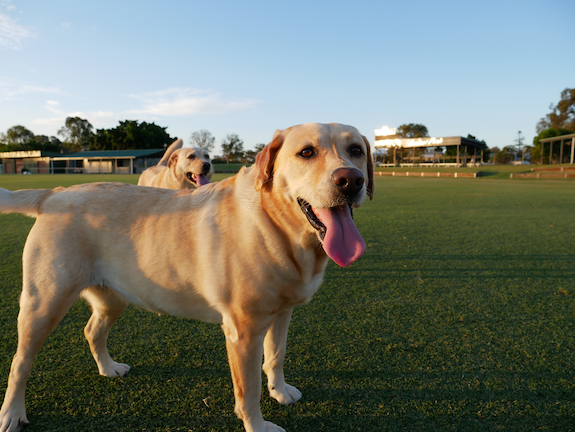
#> input picture mohammad_image_processing/Assignment-3/dog-photo.png, 575 x 432 px
$ python q2.py
#> lines starting #> are read from the running program, lines starting #| are printed output that depends on the picture; after the words box and inside, x2 and y2 are one past the last pixel; in counts of white or black regions, pixels touching at a corner belong together
import cv2 as cv
import numpy as np
import random
img = cv.imread('dog-photo.png')
#> img is the input picture: shape (432, 575, 3); mean B, G, R 106.1, 119.2, 115
print(img.shape)
#| (432, 575, 3)
width = int((img.shape[1])/7)
#> width = 82
height = int((img.shape[0])/7)
#> height = 61
print(width)
#| 82
print(height)
#| 61
rows = int(img.shape[0] / height)
#> rows = 7
print(rows)
#| 7
counter = 0

while (counter <= rows) :
    if (counter % 2) == 0 :
        x = 0
        y = counter * height
#> y = 0
        y0 = y + height
#> y0 = 61
        for i in range(1, 8):
            x0 = x + width
            cv.rectangle(img, (x, y), (x0, y0),
                         (random.randint(0, 255), random.randint(0, 255), random.randint(0, 255)), -1)
            x = x0
            cv.imshow('Frame', img)
            cv.waitKey(500)
#> this loop made 7 passes
#> pass 1, `cv.imshow('Frame', img)`:
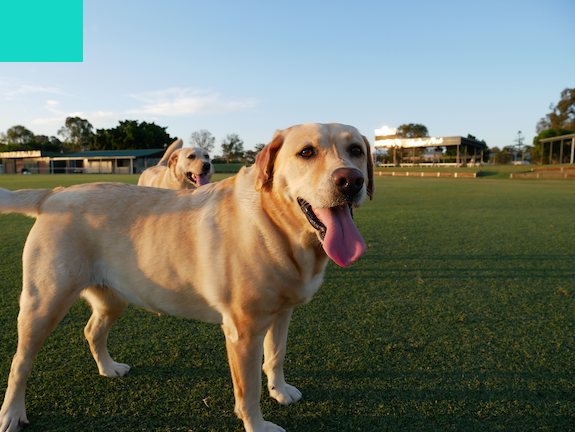
#> window 'Frame': shape (432, 575, 3); mean B, G, R 105.3, 119.2, 111.5
#> pass 2, `cv.imshow('Frame', img)`:
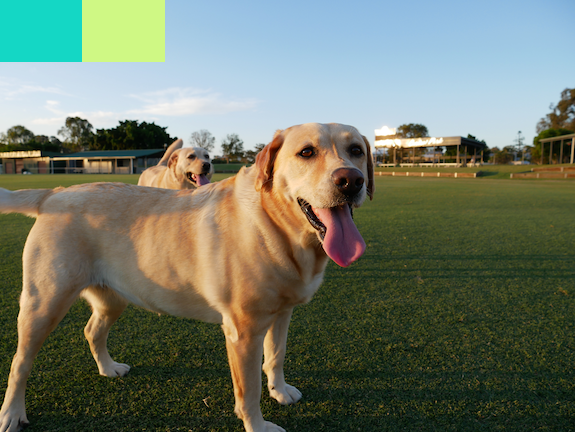
#> window 'Frame': shape (432, 575, 3); mean B, G, R 103.3, 120.1, 112.2
#> after the loop:
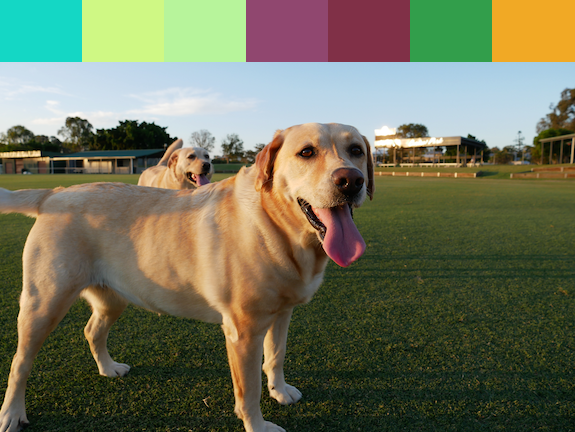
#> img: shape (432, 575, 3); 14.35% of pixels changed, all inside (x1, y1, x2, y2) = (0, 0, 575, 62)

        counter = counter + 1

    else :
        x1 = x0
        y1 = y0
        y2 = y1 + height
        for i in range(1, 8):
            x2 = x1
            x1 = x1 - width
            cv.rectangle(img, (x1, y1), (x2 , y2), (random.randint(0, 255), random.randint(0, 255), random.randint(0, 255)), -1)
            cv.imshow('Frame', img)
            cv.waitKey(500)
        counter = counter + 1
